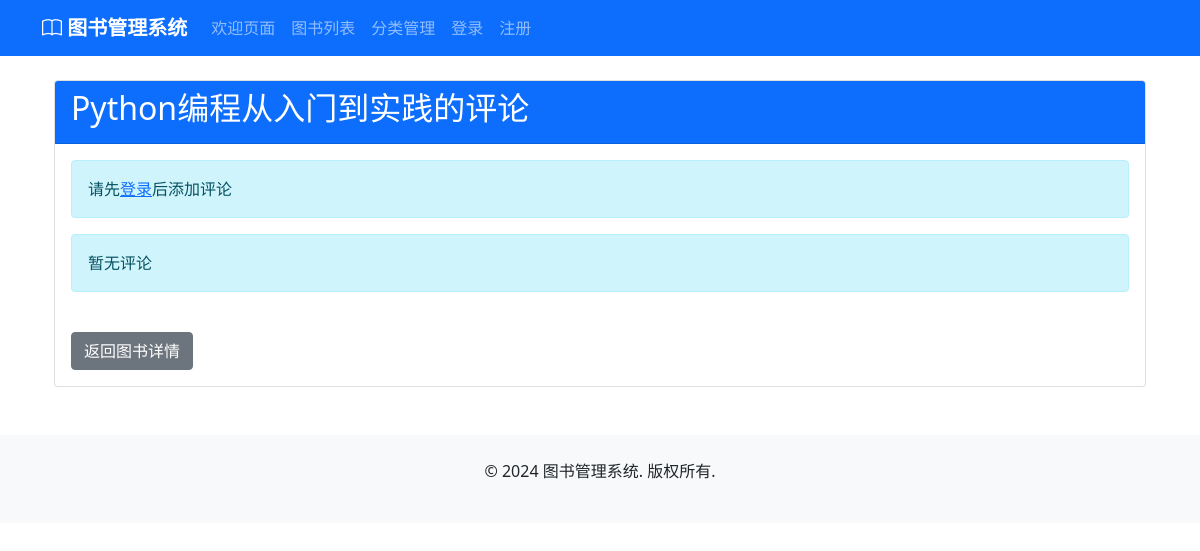
Before: /reviews/book/2/ with the older database file.
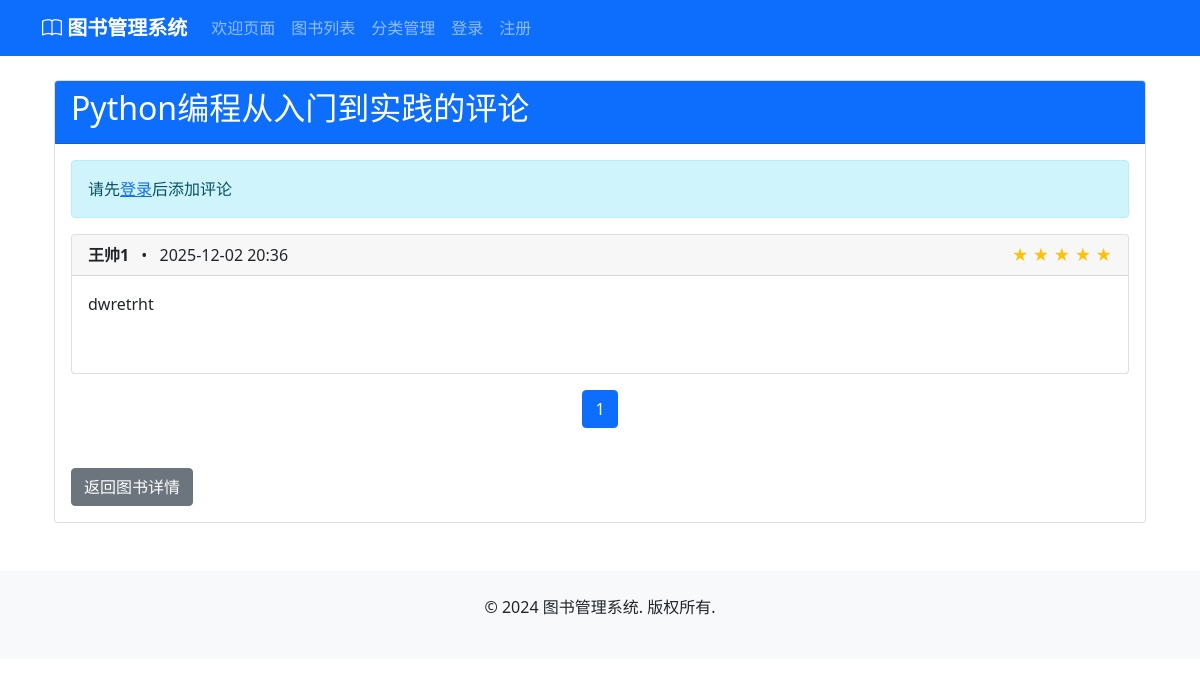
After: the same page with the newer database file.
### reviews/models.py (models this page shows, shortened)
class Review(models.Model):
    RATING_CHOICES = [
        (5, '⭐⭐⭐⭐⭐'),
        (4, '⭐⭐⭐⭐'),
        (3, '⭐⭐⭐'),
        (2, '⭐⭐'),
        (1, '⭐'),
    ]
    user = models.ForeignKey(User, on_delete=models.CASCADE, verbose_name='评论用户')
    book = models.ForeignKey(Book, on_delete=models.CASCADE, verbose_name='评论图书')
    rating = models.IntegerField(choices=RATING_CHOICES, verbose_name='评分')
    comment = models.TextField(verbose_name='评论内容')
    is_approved = models.BooleanField(default=True, verbose_name='是否审核通过')
    created_at = models.DateTimeField(auto_now_add=True, verbose_name='创建时间')
    updated_at = models.DateTimeField(auto_now=True, verbose_name='更新时间')
    class Meta:
        verbose_name = '书评'
        verbose_name_plural = '书评'
        ordering = ['-created_at']
        unique_together = ['user', 'book']

### accounts/models.py (models this page shows, shortened)
class CustomUser(AbstractUser):
    ROLE_CHOICES = [
        ('admin', '管理员'),
        ('user', '普通用户'),
    ]
    role = models.CharField(max_length=10, choices=ROLE_CHOICES, default='user', verbose_name='角色')
    phone = models.CharField(max_length=20, blank=True, null=True, verbose_name='电话')
    address = models.TextField(blank=True, null=True, verbose_name='地址')
    birth_date = models.DateField(blank=True, null=True, verbose_name='出生日期')
    created_at = models.DateTimeField(auto_now_add=True, verbose_name='创建时间')
    updated_at = models.DateTimeField(auto_now=True, verbose_name='更新时间')
    class Meta:
        verbose_name = '用户'
        verbose_name_plural = '用户'

### reviews/views.py (the view)
# urls.py: path('book/<int:book_id>/', views.book_reviews, name='book_reviews'),
def book_reviews(request, book_id):
    from books.models import Book
    book = get_object_or_404(Book, id=book_id)
    reviews = Review.objects.filter(book=book, is_approved=True).order_by('-created_at')
    paginator = Paginator(reviews, 10)
    page_number = request.GET.get('page')
    page_obj = paginator.get_page(page_number)
    user_review = None
    if request.user.is_authenticated:
        user_review = Review.objects.filter(book=book, user=request.user).first()
    return render(request, 'reviews/book_reviews.html', {
        'book': book,
        'page_obj': page_obj,
        'user_review': user_review
    })

### templates/reviews/book_reviews.html (shortened to what this page needs)
{% extends 'base.html' %}
{% block content %}
<div class="container my-4">
    <div class="card mb-4">
        <div class="card-header bg-primary text-white">
            <h2>{{ book.title }}的评论</h2>
        </div>
        <div class="card-body">
            {% if user.is_authenticated %}
                {% if not user_review %}
                <a href="{% url 'reviews:create_review' book.id %}" class="btn btn-primary mb-4">添加评论</a>
                {% else %}
                <div class="alert alert-info" role="alert">
                    您已经评论过这本书了：
                    <a href="{% url 'reviews:edit_review' user_review.id %}" class="btn btn-sm btn-primary">编辑</a>
                    <a href="{% url 'reviews:delete_review' user_review.id %}" class="btn btn-sm btn-danger">删除</a>
                </div>
                {% endif %}
            {% else %}
            <div class="alert alert-info" role="alert">
                请先<a href="{% url 'accounts:login' %}">登录</a>后添加评论
            </div>
            {% endif %}
            {% if page_obj %}
            <div class="review-list">
                {% for review in page_obj %}
                <div class="card mb-3">
                    <div class="card-header">
                        <div class="d-flex justify-content-between align-items-center">
                            <div>
                                <strong>{{ review.user.username }}</strong>
                                <span class="mx-2">•</span>
                                <span>{{ review.created_at|date:"Y-m-d H:i" }}</span>
                            </div>
                            <div>
                                {% for i in "12345"|make_list %}
                                {% if forloop.counter <= review.rating %}
                                <span class="text-warning">★</span>
                                {% else %}
                                <span class="text-gray-300">☆</span>
                                {% endif %}
                                {% endfor %}
                            </div>
                        </div>
                    </div>
                    <div class="card-body">
                        <p class="card-text">{{ review.comment }}</p>
                        {% if review.is_approved %}
                        <span class="badge badge-success">已审核</span>
                        {% else %}
                        <span class="badge badge-warning">待审核</span>
                        {% endif %}
                    </div>
                </div>
                {% endfor %}
            </div>
            <nav aria-label="Page navigation">
                <ul class="pagination justify-content-center">
                    {% for num in page_obj.paginator.page_range %}
                    {% if page_obj.number == num %}
                    <li class="page-item active"><span class="page-link">{{ num }}</span></li>
                    {% else %}
                    <li class="page-item"><a class="page-link" href="?page={{ num }}">{{ num }}</a></li>
                    {% endif %}
                    {% endfor %}
                </ul>
            </nav>
            {% else %}
            <div class="alert alert-info" role="alert">
                暂无评论
            </div>
            {% endif %}
            <a href="{% url 'books:book_detail' book.id %}" class="btn btn-secondary mt-4">返回图书详情</a>
        </div>
    </div>
</div>
{% endblock %}

Changed rows visible on the page:
added Review: user.username "王帅1", created_at "2025-12-02 20:36", rating 5 (drawn), comment "dwretrht"
Other visible differences:
new list line: "1"
text no longer shown: "暂无评论"
